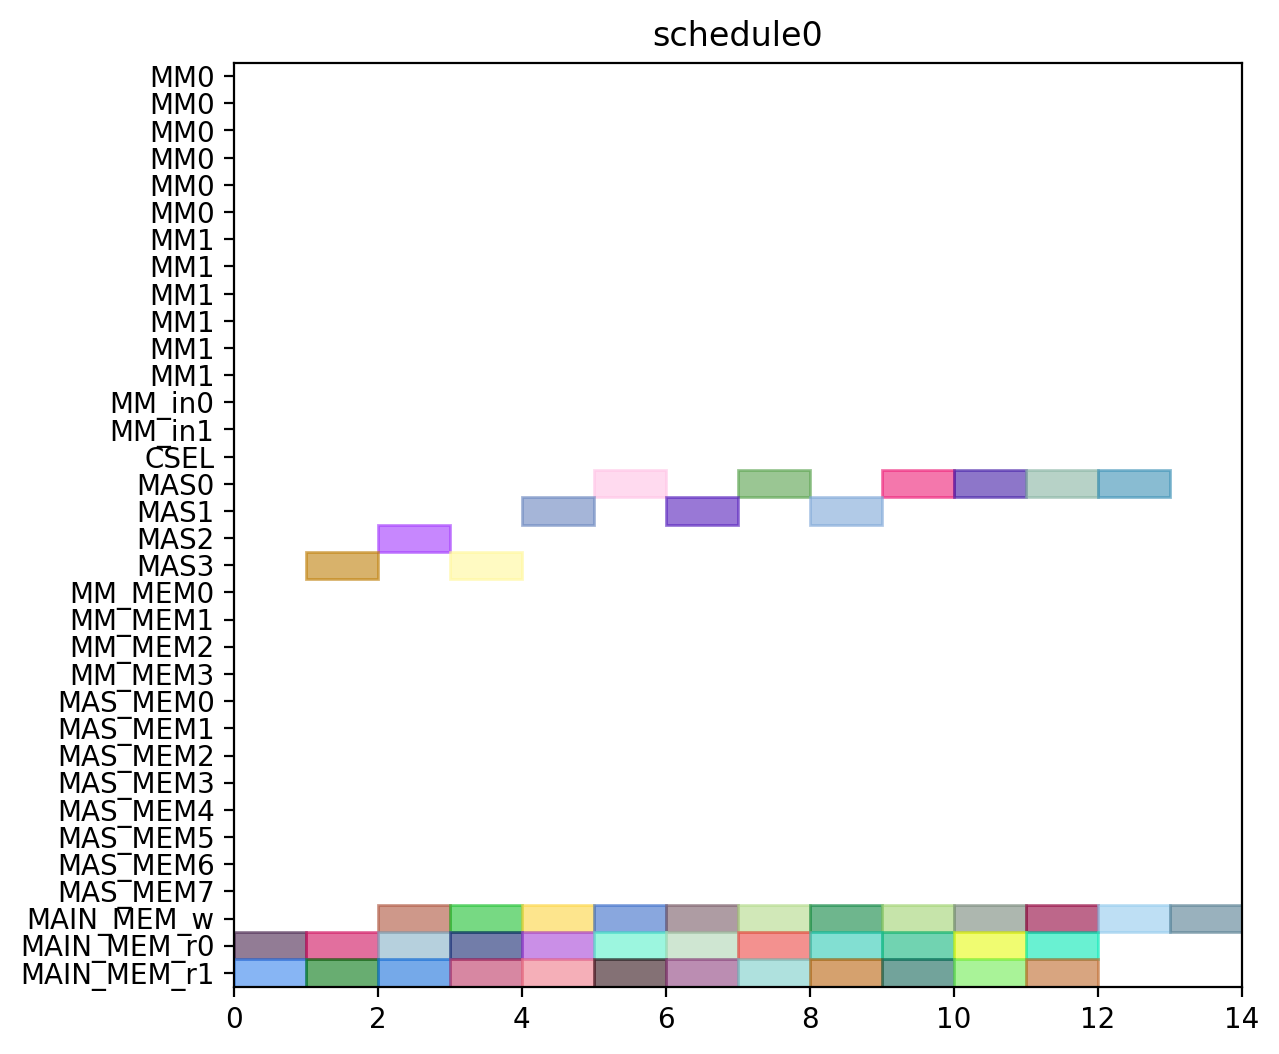

The Python source for this figure:
from pyschedule import Scenario, solvers, plotters, alt


def solve():
	horizon = 120
	S = Scenario("schedule0", horizon=horizon)

	# resource
	MM = S.Resources('MM', num=2, size=6)
	MM_in = S.Resources('MM_in', num=2)
	CSEL = S.Resource('CSEL')
	MAS = S.Resources('MAS', num=4, size=1, periods=range(1, horizon))
	MM_MEM = S.Resources('MM_MEM', num=4)
	MAS_MEM = S.Resources('MAS_MEM', num=8)
	MAIN_MEM_w = S.Resource('MAIN_MEM_w', size=1)
	MAIN_MEM_r = S.Resources('MAIN_MEM_r', num=2)

	# result of previous scheduling

	# new tasks
	c000 = S.Task('c000', length=1, delay_cost=1)
	c000 += alt(MAS)
	S += 0<c000

	c000_w = S.Task('c000_w', length=1, delay_cost=1)
	c000_w += alt(MAIN_MEM_w)
	S += c000 <= c000_w

	c000_mem0 = S.Task('c000_mem0', length=1, delay_cost=1)
	c000_mem0 += MAIN_MEM_r[0]
	S += c000_mem0 <= c000

	c000_mem1 = S.Task('c000_mem1', length=1, delay_cost=1)
	c000_mem1 += MAIN_MEM_r[1]
	S += c000_mem1 <= c000

	c001 = S.Task('c001', length=1, delay_cost=1)
	c001 += alt(MAS)
	S += 0<c001

	c001_w = S.Task('c001_w', length=1, delay_cost=1)
	c001_w += alt(MAIN_MEM_w)
	S += c001 <= c001_w

	c001_mem0 = S.Task('c001_mem0', length=1, delay_cost=1)
	c001_mem0 += MAIN_MEM_r[0]
	S += c001_mem0 <= c001

	c001_mem1 = S.Task('c001_mem1', length=1, delay_cost=1)
	c001_mem1 += MAIN_MEM_r[1]
	S += c001_mem1 <= c001

	c010 = S.Task('c010', length=1, delay_cost=1)
	c010 += alt(MAS)
	S += 0<c010

	c010_w = S.Task('c010_w', length=1, delay_cost=1)
	c010_w += alt(MAIN_MEM_w)
	S += c010 <= c010_w

	c010_mem0 = S.Task('c010_mem0', length=1, delay_cost=1)
	c010_mem0 += MAIN_MEM_r[0]
	S += c010_mem0 <= c010

	c010_mem1 = S.Task('c010_mem1', length=1, delay_cost=1)
	c010_mem1 += MAIN_MEM_r[1]
	S += c010_mem1 <= c010

	c011 = S.Task('c011', length=1, delay_cost=1)
	c011 += alt(MAS)
	S += 0<c011

	c011_w = S.Task('c011_w', length=1, delay_cost=1)
	c011_w += alt(MAIN_MEM_w)
	S += c011 <= c011_w

	c011_mem0 = S.Task('c011_mem0', length=1, delay_cost=1)
	c011_mem0 += MAIN_MEM_r[0]
	S += c011_mem0 <= c011

	c011_mem1 = S.Task('c011_mem1', length=1, delay_cost=1)
	c011_mem1 += MAIN_MEM_r[1]
	S += c011_mem1 <= c011

	c100 = S.Task('c100', length=1, delay_cost=1)
	c100 += alt(MAS)
	S += 0<c100

	c100_w = S.Task('c100_w', length=1, delay_cost=1)
	c100_w += alt(MAIN_MEM_w)
	S += c100 <= c100_w

	c100_mem0 = S.Task('c100_mem0', length=1, delay_cost=1)
	c100_mem0 += MAIN_MEM_r[0]
	S += c100_mem0 <= c100

	c100_mem1 = S.Task('c100_mem1', length=1, delay_cost=1)
	c100_mem1 += MAIN_MEM_r[1]
	S += c100_mem1 <= c100

	c101 = S.Task('c101', length=1, delay_cost=1)
	c101 += alt(MAS)
	S += 0<c101

	c101_w = S.Task('c101_w', length=1, delay_cost=1)
	c101_w += alt(MAIN_MEM_w)
	S += c101 <= c101_w

	c101_mem0 = S.Task('c101_mem0', length=1, delay_cost=1)
	c101_mem0 += MAIN_MEM_r[0]
	S += c101_mem0 <= c101

	c101_mem1 = S.Task('c101_mem1', length=1, delay_cost=1)
	c101_mem1 += MAIN_MEM_r[1]
	S += c101_mem1 <= c101

	c110 = S.Task('c110', length=1, delay_cost=1)
	c110 += alt(MAS)
	S += 0<c110

	c110_w = S.Task('c110_w', length=1, delay_cost=1)
	c110_w += alt(MAIN_MEM_w)
	S += c110 <= c110_w

	c110_mem0 = S.Task('c110_mem0', length=1, delay_cost=1)
	c110_mem0 += MAIN_MEM_r[0]
	S += c110_mem0 <= c110

	c110_mem1 = S.Task('c110_mem1', length=1, delay_cost=1)
	c110_mem1 += MAIN_MEM_r[1]
	S += c110_mem1 <= c110

	c111 = S.Task('c111', length=1, delay_cost=1)
	c111 += alt(MAS)
	S += 0<c111

	c111_w = S.Task('c111_w', length=1, delay_cost=1)
	c111_w += alt(MAIN_MEM_w)
	S += c111 <= c111_w

	c111_mem0 = S.Task('c111_mem0', length=1, delay_cost=1)
	c111_mem0 += MAIN_MEM_r[0]
	S += c111_mem0 <= c111

	c111_mem1 = S.Task('c111_mem1', length=1, delay_cost=1)
	c111_mem1 += MAIN_MEM_r[1]
	S += c111_mem1 <= c111

	c200 = S.Task('c200', length=1, delay_cost=1)
	c200 += alt(MAS)
	S += 0<c200

	c200_w = S.Task('c200_w', length=1, delay_cost=1)
	c200_w += alt(MAIN_MEM_w)
	S += c200 <= c200_w

	c200_mem0 = S.Task('c200_mem0', length=1, delay_cost=1)
	c200_mem0 += MAIN_MEM_r[0]
	S += c200_mem0 <= c200

	c200_mem1 = S.Task('c200_mem1', length=1, delay_cost=1)
	c200_mem1 += MAIN_MEM_r[1]
	S += c200_mem1 <= c200

	c201 = S.Task('c201', length=1, delay_cost=1)
	c201 += alt(MAS)
	S += 0<c201

	c201_w = S.Task('c201_w', length=1, delay_cost=1)
	c201_w += alt(MAIN_MEM_w)
	S += c201 <= c201_w

	c201_mem0 = S.Task('c201_mem0', length=1, delay_cost=1)
	c201_mem0 += MAIN_MEM_r[0]
	S += c201_mem0 <= c201

	c201_mem1 = S.Task('c201_mem1', length=1, delay_cost=1)
	c201_mem1 += MAIN_MEM_r[1]
	S += c201_mem1 <= c201

	c210 = S.Task('c210', length=1, delay_cost=1)
	c210 += alt(MAS)
	S += 0<c210

	c210_w = S.Task('c210_w', length=1, delay_cost=1)
	c210_w += alt(MAIN_MEM_w)
	S += c210 <= c210_w

	c210_mem0 = S.Task('c210_mem0', length=1, delay_cost=1)
	c210_mem0 += MAIN_MEM_r[0]
	S += c210_mem0 <= c210

	c210_mem1 = S.Task('c210_mem1', length=1, delay_cost=1)
	c210_mem1 += MAIN_MEM_r[1]
	S += c210_mem1 <= c210

	c211 = S.Task('c211', length=1, delay_cost=1)
	c211 += alt(MAS)
	S += 0<c211

	c211_w = S.Task('c211_w', length=1, delay_cost=1)
	c211_w += alt(MAIN_MEM_w)
	S += c211 <= c211_w

	c211_mem0 = S.Task('c211_mem0', length=1, delay_cost=1)
	c211_mem0 += MAIN_MEM_r[0]
	S += c211_mem0 <= c211

	c211_mem1 = S.Task('c211_mem1', length=1, delay_cost=1)
	c211_mem1 += MAIN_MEM_r[1]
	S += c211_mem1 <= c211

	solvers.mip.solve(S,msg=1,kind='CPLEX',ratio_gap=1.01)

	solution = [['hoge']*len(S.solution()[1]) for i in range(len(S.solution()))]
	for i in range(len(S.solution())):
		for j in range(len(S.solution()[i])):
			solution[i][j]=str(S.solution()[i][j])
	print(solution)

	cycles = int(solution[-1][3])

	pic_file_name = "/home/mfukuda/ABE/multiRAM_multiMAS_16mux/scheduling_result/stage6MM2_stage1MAS4/CONJ/schedule0.png"
	if(S.solution() != []):
		plotters.matplotlib.plot(S,img_filename=pic_file_name, show_task_labels=False, fig_size=(cycles*0.25+3, 6))

	return solution
